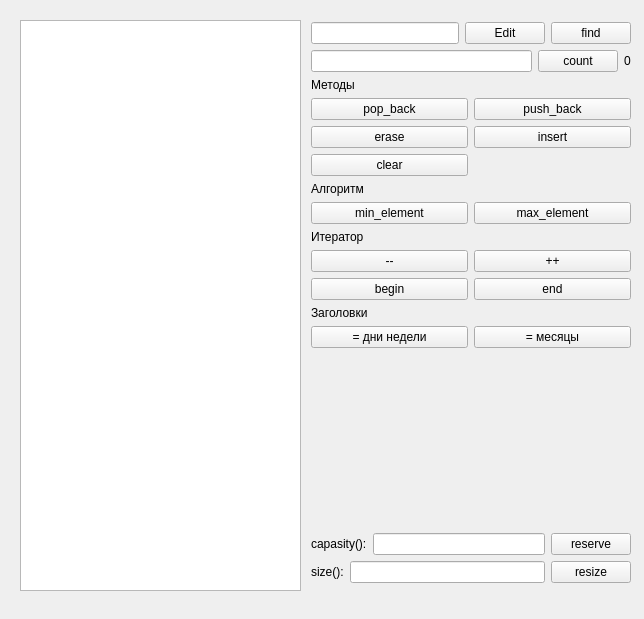
<?xml version="1.0" encoding="UTF-8"?>
<ui version="4.0">
 <class>MainWindow</class>
 <widget class="QMainWindow" name="MainWindow">
  <property name="geometry">
   <rect>
    <x>0</x>
    <y>0</y>
    <width>644</width>
    <height>619</height>
   </rect>
  </property>
  <property name="windowTitle">
   <string>std::vector demo</string>
  </property>
  <widget class="QWidget" name="centralwidget">
   <widget class="QListWidget" name="list_widget">
    <property name="geometry">
     <rect>
      <x>20</x>
      <y>20</y>
      <width>281</width>
      <height>571</height>
     </rect>
    </property>
   </widget>
   <widget class="QWidget" name="layoutWidget">
    <property name="geometry">
     <rect>
      <x>311</x>
      <y>22</y>
      <width>320</width>
      <height>561</height>
     </rect>
    </property>
    <layout class="QGridLayout" name="gridLayout_3">
     <item row="0" column="0">
      <layout class="QGridLayout" name="gridLayout">
       <item row="0" column="0" colspan="2">
        <layout class="QHBoxLayout" name="horizontalLayout_2">
         <item>
          <widget class="QLineEdit" name="txt_elem_content"/>
         </item>
         <item>
          <widget class="QPushButton" name="btn_edit">
           <property name="text">
            <string>Edit</string>
           </property>
          </widget>
         </item>
         <item>
          <widget class="QPushButton" name="btn_find">
           <property name="text">
            <string>find</string>
           </property>
          </widget>
         </item>
        </layout>
       </item>
       <item row="1" column="0" colspan="2">
        <layout class="QHBoxLayout" name="horizontalLayout">
         <item>
          <widget class="QLineEdit" name="le_count"/>
         </item>
         <item>
          <widget class="QPushButton" name="count">
           <property name="text">
            <string>count</string>
           </property>
          </widget>
         </item>
         <item>
          <widget class="QLabel" name="lbl_count">
           <property name="text">
            <string>0</string>
           </property>
          </widget>
         </item>
        </layout>
       </item>
       <item row="2" column="0">
        <widget class="QLabel" name="label">
         <property name="text">
          <string>Методы</string>
         </property>
        </widget>
       </item>
       <item row="3" column="0">
        <widget class="QPushButton" name="pop_back">
         <property name="text">
          <string>pop_back</string>
         </property>
        </widget>
       </item>
       <item row="3" column="1">
        <widget class="QPushButton" name="push_back">
         <property name="text">
          <string>push_back</string>
         </property>
        </widget>
       </item>
       <item row="4" column="0">
        <widget class="QPushButton" name="erase">
         <property name="text">
          <string>erase</string>
         </property>
        </widget>
       </item>
       <item row="4" column="1">
        <widget class="QPushButton" name="insert">
         <property name="text">
          <string>insert</string>
         </property>
        </widget>
       </item>
       <item row="5" column="0">
        <widget class="QPushButton" name="clear">
         <property name="text">
          <string>clear</string>
         </property>
        </widget>
       </item>
       <item row="6" column="0">
        <widget class="QLabel" name="label_6">
         <property name="text">
          <string>Алгоритм</string>
         </property>
        </widget>
       </item>
       <item row="7" column="0">
        <widget class="QPushButton" name="min_element">
         <property name="text">
          <string>min_element</string>
         </property>
        </widget>
       </item>
       <item row="7" column="1">
        <widget class="QPushButton" name="max_element">
         <property name="text">
          <string>max_element</string>
         </property>
        </widget>
       </item>
       <item row="8" column="0">
        <widget class="QLabel" name="label_4">
         <property name="text">
          <string>Итератор</string>
         </property>
        </widget>
       </item>
       <item row="9" column="0">
        <widget class="QPushButton" name="minus_minus">
         <property name="text">
          <string>--</string>
         </property>
        </widget>
       </item>
       <item row="9" column="1">
        <widget class="QPushButton" name="plus_plus">
         <property name="text">
          <string>++</string>
         </property>
        </widget>
       </item>
       <item row="10" column="0">
        <widget class="QPushButton" name="begin">
         <property name="text">
          <string>begin</string>
         </property>
        </widget>
       </item>
       <item row="10" column="1">
        <widget class="QPushButton" name="end">
         <property name="text">
          <string>end</string>
         </property>
        </widget>
       </item>
       <item row="11" column="0">
        <widget class="QLabel" name="label_2">
         <property name="text">
          <string>Заголовки</string>
         </property>
        </widget>
       </item>
       <item row="12" column="0">
        <widget class="QPushButton" name="days">
         <property name="text">
          <string>= дни недели</string>
         </property>
        </widget>
       </item>
       <item row="12" column="1">
        <widget class="QPushButton" name="month">
         <property name="text">
          <string>= месяцы</string>
         </property>
        </widget>
       </item>
      </layout>
     </item>
     <item row="1" column="0">
      <spacer name="verticalSpacer">
       <property name="orientation">
        <enum>Qt::Orientation::Vertical</enum>
       </property>
       <property name="sizeHint" stdset="0">
        <size>
         <width>258</width>
         <height>78</height>
        </size>
       </property>
      </spacer>
     </item>
     <item row="2" column="0">
      <layout class="QGridLayout" name="gridLayout_2">
       <item row="0" column="0">
        <layout class="QHBoxLayout" name="horizontalLayout_3">
         <item>
          <widget class="QLabel" name="label_5">
           <property name="text">
            <string>capasity():</string>
           </property>
          </widget>
         </item>
         <item>
          <widget class="QLineEdit" name="txt_capacity"/>
         </item>
         <item>
          <widget class="QPushButton" name="btn_reserve">
           <property name="focusPolicy">
            <enum>Qt::FocusPolicy::TabFocus</enum>
           </property>
           <property name="text">
            <string>reserve</string>
           </property>
          </widget>
         </item>
        </layout>
       </item>
       <item row="1" column="0">
        <layout class="QHBoxLayout" name="horizontalLayout_4">
         <item>
          <widget class="QLabel" name="label_3">
           <property name="text">
            <string>size():</string>
           </property>
          </widget>
         </item>
         <item>
          <widget class="QLineEdit" name="txt_size"/>
         </item>
         <item>
          <widget class="QPushButton" name="btn_resize">
           <property name="focusPolicy">
            <enum>Qt::FocusPolicy::TabFocus</enum>
           </property>
           <property name="text">
            <string>resize</string>
           </property>
          </widget>
         </item>
        </layout>
       </item>
      </layout>
     </item>
    </layout>
   </widget>
  </widget>
 </widget>
 <resources/>
 <connections/>
</ui>
